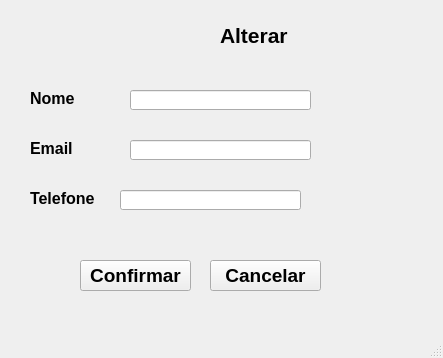
<?xml version="1.0" encoding="UTF-8"?>
<ui version="4.0">
 <class>MainWindow</class>
 <widget class="QMainWindow" name="MainWindow">
  <property name="geometry">
   <rect>
    <x>0</x>
    <y>0</y>
    <width>443</width>
    <height>358</height>
   </rect>
  </property>
  <property name="windowTitle">
   <string>MainWindow</string>
  </property>
  <widget class="QWidget" name="centralwidget">
   <widget class="QLabel" name="label">
    <property name="geometry">
     <rect>
      <x>220</x>
      <y>10</y>
      <width>101</width>
      <height>51</height>
     </rect>
    </property>
    <property name="font">
     <font>
      <pointsize>16</pointsize>
      <weight>75</weight>
      <bold>true</bold>
     </font>
    </property>
    <property name="text">
     <string>Alterar</string>
    </property>
   </widget>
   <widget class="QLabel" name="label_2">
    <property name="geometry">
     <rect>
      <x>30</x>
      <y>90</y>
      <width>61</width>
      <height>16</height>
     </rect>
    </property>
    <property name="font">
     <font>
      <pointsize>12</pointsize>
      <weight>75</weight>
      <bold>true</bold>
     </font>
    </property>
    <property name="text">
     <string>Nome</string>
    </property>
   </widget>
   <widget class="QLabel" name="label_3">
    <property name="geometry">
     <rect>
      <x>30</x>
      <y>140</y>
      <width>51</width>
      <height>16</height>
     </rect>
    </property>
    <property name="font">
     <font>
      <pointsize>12</pointsize>
      <weight>75</weight>
      <bold>true</bold>
     </font>
    </property>
    <property name="text">
     <string>Email</string>
    </property>
   </widget>
   <widget class="QLabel" name="label_4">
    <property name="geometry">
     <rect>
      <x>30</x>
      <y>190</y>
      <width>81</width>
      <height>16</height>
     </rect>
    </property>
    <property name="font">
     <font>
      <pointsize>12</pointsize>
      <weight>75</weight>
      <bold>true</bold>
     </font>
    </property>
    <property name="text">
     <string>Telefone</string>
    </property>
   </widget>
   <widget class="QLineEdit" name="leNome">
    <property name="geometry">
     <rect>
      <x>130</x>
      <y>90</y>
      <width>181</width>
      <height>20</height>
     </rect>
    </property>
   </widget>
   <widget class="QLineEdit" name="leEmail">
    <property name="geometry">
     <rect>
      <x>130</x>
      <y>140</y>
      <width>181</width>
      <height>20</height>
     </rect>
    </property>
   </widget>
   <widget class="QLineEdit" name="leTelefone">
    <property name="geometry">
     <rect>
      <x>120</x>
      <y>190</y>
      <width>181</width>
      <height>20</height>
     </rect>
    </property>
   </widget>
   <widget class="QPushButton" name="btnConfirmar">
    <property name="geometry">
     <rect>
      <x>80</x>
      <y>260</y>
      <width>111</width>
      <height>31</height>
     </rect>
    </property>
    <property name="font">
     <font>
      <pointsize>14</pointsize>
      <weight>75</weight>
      <bold>true</bold>
     </font>
    </property>
    <property name="text">
     <string>Confirmar</string>
    </property>
   </widget>
   <widget class="QPushButton" name="btnCancelar">
    <property name="geometry">
     <rect>
      <x>210</x>
      <y>260</y>
      <width>111</width>
      <height>31</height>
     </rect>
    </property>
    <property name="font">
     <font>
      <pointsize>14</pointsize>
      <weight>75</weight>
      <bold>true</bold>
     </font>
    </property>
    <property name="text">
     <string>Cancelar</string>
    </property>
   </widget>
  </widget>
  <widget class="QMenuBar" name="menubar">
   <property name="geometry">
    <rect>
     <x>0</x>
     <y>0</y>
     <width>443</width>
     <height>21</height>
    </rect>
   </property>
  </widget>
  <widget class="QStatusBar" name="statusbar"/>
 </widget>
 <resources/>
 <connections/>
</ui>
